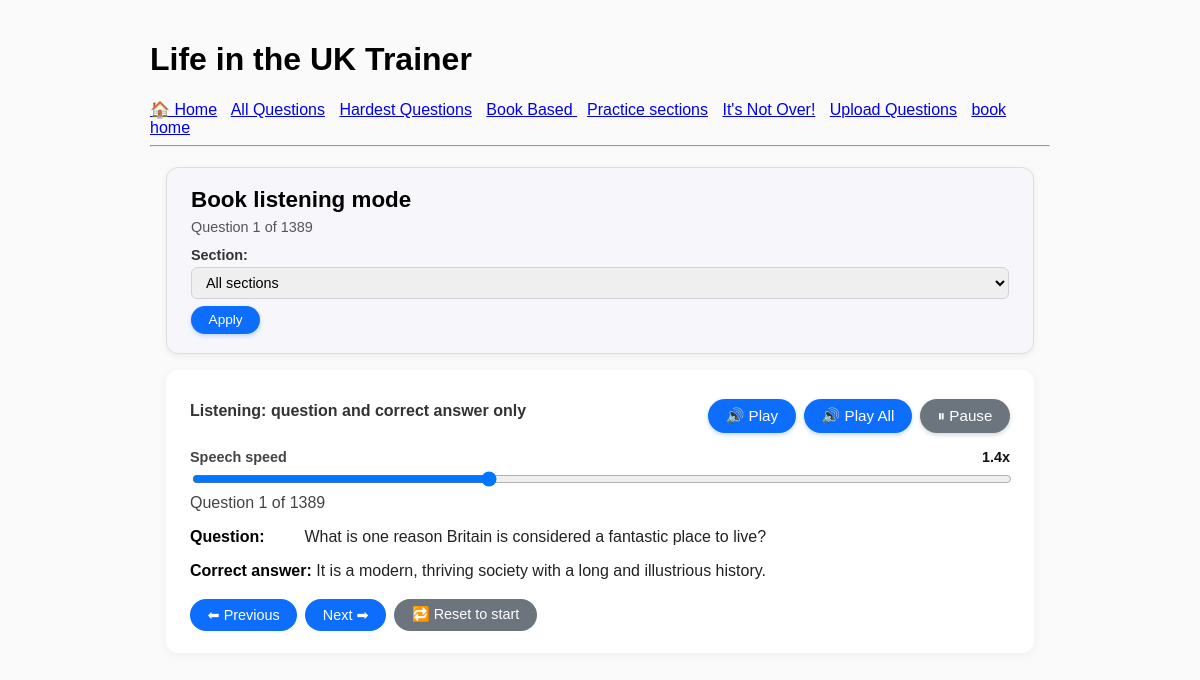
Page /quiz/book_based/listen/ on the committed database.
### bookmode/models.py (models this page shows, shortened)
class BookModeSession(models.Model):
    question_text = models.TextField()
    correct_answer = models.CharField(max_length=255)
    distractors = models.TextField(blank=True)
    order_index = models.IntegerField(default=0)  # play in order
    has_played = models.BooleanField(default=False)  # tracking
    section = models.CharField(max_length=100, blank=True)  # optional grouping
    active = models.BooleanField(default=True)  # allow disabling

### bookmode/views.py (the view, shortened to what this page needs)
# urls.py: path("listen/", views.book_listen, name="book_listen"),
def book_listen(request):
    if request.method == "POST":
        selected_category = (request.POST.get("category", "") or "").strip()
    else:
        selected_category = (request.GET.get("category", "") or "").strip()
    base_qs = BookModeSession.objects.filter(active=True)
    categories = (
        base_qs
        .exclude(section__isnull=True)
        .exclude(section__exact="")
        .values_list("section", flat=True)
        .distinct()
        .order_by("section")
    )
    qs = base_qs
    if selected_category:
        qs = qs.filter(section__iexact=selected_category)
    qs = qs.order_by("order_index", "id")
    total = qs.count()
    if selected_category:
        session_key = f"book_listen_index_{selected_category}"
    else:
        session_key = "book_listen_index"
    idx = request.session.get(session_key, 0)
    if idx >= total:
        idx = total - 1
        request.session[session_key] = idx
    question = qs[idx]
    all_questions = list(
        qs.values("question_text", "correct_answer")
    )
    context = {
        "question": question,
        "index": idx + 1,  # 1-based for display
        "total": total,
        "all_questions": all_questions,
        "categories": categories,
        "selected_category": selected_category,
    }
    return render(request, "bookmode/book_listen.html", context)

### bookmode/templates/bookmode/book_listen.html (shortened to what this page needs)
{% extends "quiz/base.html" %}
{% block content %}
<div class="book-mode-wrapper">
  <div class="stats-box">
    <h2>Book listening mode</h2>
    {% if total > 0 %}
      <p id="stats-counter">Question {{ index }} of {{ total }}</p>
    {% else %}
      <p>No book-mode questions found yet.</p>
    {% endif %}
<form method="get" style="margin-top: 0.75rem;">
  <label for="section-select"
         style="font-size: 0.9rem;
                font-weight: 600;
                color: #333;
                display: block;
                margin-bottom: 0.25rem;">
    Section:
  </label>
  <div style="display: flex;
              flex-direction: column;
              gap: 0.4rem;
              max-width: 100%;">
    <select id="section-select"
            name="category"
            style="padding: 6px 10px;
                   font-size: 0.9rem;
                   border-radius: 6px;
                   border: 1px solid #ced4da;
                   width: 100%;
                   max-width: 100%;
                   box-sizing: border-box;
                   display: block;">
      <option value="">All sections</option>
    </select>
    <button type="submit"
            style="border: none;
                   border-radius: 999px;
                   padding: 0.4rem 1.1rem;
                   font-size: 0.85rem;
                   cursor: pointer;
                   background: #0d6efd;
                   color: #fff;
                   box-shadow: 0 2px 4px rgba(13,110,253,0.25);
                   white-space: nowrap;
                   align-self: flex-start;">
      Apply
    </button>
  </div>
</form>
  </div>
  {% if question %}
    <div class="quiz-block">
      <div class="question-header" style="display:flex; align-items:center; justify-content:space-between;">
        <p><strong>Listening:</strong> question and correct answer only</p>
        <div class="play-buttons">
          <button type="button" class="reader-btn" onclick="bookListenPlayCurrent()">🔊 Play</button>
          <button type="button" class="reader-btn" onclick="bookListenPlayAll()">🔊 Play All</button>
          <button type="button" class="reader-btn pause-btn" onclick="bookListenPause()">⏸ Pause</button>
        </div>
      </div>
      <div class="speed-control">
        <label for="tts-speed">
          Speech speed
          <span id="tts-speed-value">1.4x</span>
        </label>
        <input type="range"
               id="tts-speed"
               min="0.5"
               max="3.0"
               step="0.1"
               value="1.4">
      </div>
      <p id="qa-counter">Question {{ index }} of {{ total }}</p>
      <p class="qa-row">
        <strong>Question:</strong>
        <span id="vis-question">{{ question.question_text|linebreaksbr }}</span>
      </p>
      <p class="qa-row">
        <strong>Correct answer:</strong>
        <span id="vis-answer">{{ question.correct_answer|linebreaksbr }}</span>
      </p>
      <form method="post" class="quiz-actions">
        <button class="btn" name="action" value="prev">⬅ Previous</button>
        <button class="btn" name="action" value="next">Next ➡</button>
        <button class="btn" name="action" value="reset">🔁 Reset to start</button>
      </form>
    </div>
  {% else %}
    <p>You don’t have any BookModeSession questions yet.</p>
  {% endif %}
</div>
{% endblock %}

### quiz/static/quiz/style.css (style rules this page uses)
.stats-box { font-size: 0.9rem; padding: 0.75rem; border-radius: 8px; background: #f5f5f5; margin-bottom: 1rem; }
.btn { display: inline-block; padding: 0.5rem 0.75rem; border-radius: 6px; border: none; text-decoration: none; text-align: center; font-size: 0.95rem; cursor: pointer; }
.stats-box { border: 1px solid #ddd; border-radius: 6px; padding: 0.75rem; margin-bottom: 1rem; font-size: 0.9rem; background: #f9f9f9; }
.quiz-block { border-radius: 6px; padding: 0.75rem; }
.question-header { display: flex; align-items: center; justify-content: space-between; }

### templates/quiz/base.html (style rules this page uses)
body { font-family: Arial, sans-serif; max-width: 900px; margin: 0 auto; padding: 20px; background: #fafafa; }
.stats-box { background: #f0f0f0; padding: 12px; margin-bottom: 15px; border-radius: 6px; border: 1px solid #ddd; }
button, .btn { padding: 8px 14px; background: #007bff; border: none; border-radius: 4px; color: white; cursor: pointer; text-decoration: none; }
.reader-btn { margin-top: 10px; }

### bookmode/templates/bookmode/book_listen.html (style rules this page uses)
.book-mode-wrapper { max-width: 900px; margin: 0 auto 2rem; padding: 0 1rem; }
.stats-box { background: #f7f7fb; border-radius: 12px; padding: 1.2rem 1.5rem; box-shadow: 0 2px 6px rgba(0,0,0,0.06); margin-bottom: 1rem; }
.stats-box h2 { margin: 0 0 .4rem; font-size: 1.4rem; }
.stats-box p { margin: 0; color: #555; }
.quiz-block { background: #ffffff; border-radius: 12px; padding: 1.2rem 1.5rem 1.4rem; box-shadow: 0 2px 8px rgba(0,0,0,0.05); }
.question-header { margin-bottom: 1rem; gap: 1rem; }
.question-header p { margin: 0; font-weight: 600; color: #333; }
.play-buttons { display: flex; gap: .5rem; flex-wrap: wrap; }
.reader-btn { border: none; padding: .5rem 1.1rem; border-radius: 999px; font-size: .95rem; cursor: pointer; background: #0d6efd; color: #fff; display: inline-flex; align-items: center; justify-content: center; gap: .25rem; transition: background .15s ease, transform .1s ease, box-shadow .15s ease; box-shadow: 0 2px 4px rgba(13,110,253,0.25); white-space: nowrap; }
.reader-btn.pause-btn { background: #6c757d; box-shadow: 0 2px 4px rgba(108,117,125,0.3); }
.speed-control { margin-top: .75rem; font-size: .9rem; color: #444; }
.speed-control label { display: flex; justify-content: space-between; align-items: center; margin-bottom: .25rem; font-weight: 600; }
.speed-control span#tts-speed-value { font-weight: 700; color: #111; }
.speed-control input[type="range"] { width: 100%; }
#qa-counter { margin: .25rem 0 1rem; font-weight: 500; color: #444; }
.qa-row { margin-bottom: .6rem; }
.qa-row strong { display: inline-block; min-width: 110px; }
.qa-row span { color: #222; }
.quiz-actions { margin-top: 1.2rem; display: flex; flex-wrap: wrap; gap: .5rem; }
.quiz-actions .btn { border-radius: 999px; padding: .45rem 1.1rem; border: none; font-size: .9rem; cursor: pointer; background: #0d6efd; color: #fff; transition: background .15s ease, transform .1s ease; }
.quiz-actions .btn[name="action"][value="reset"] { background: #6c757d; }

### rows in the picture
BookModeSession: question_text "What is one reason Britain is considered a fantastic place to live?", correct_answer "It is a modern, thriving society with a long and illustrious history."

### other values in the picture
{{ index }} "1"
{{ total }} "1389"
